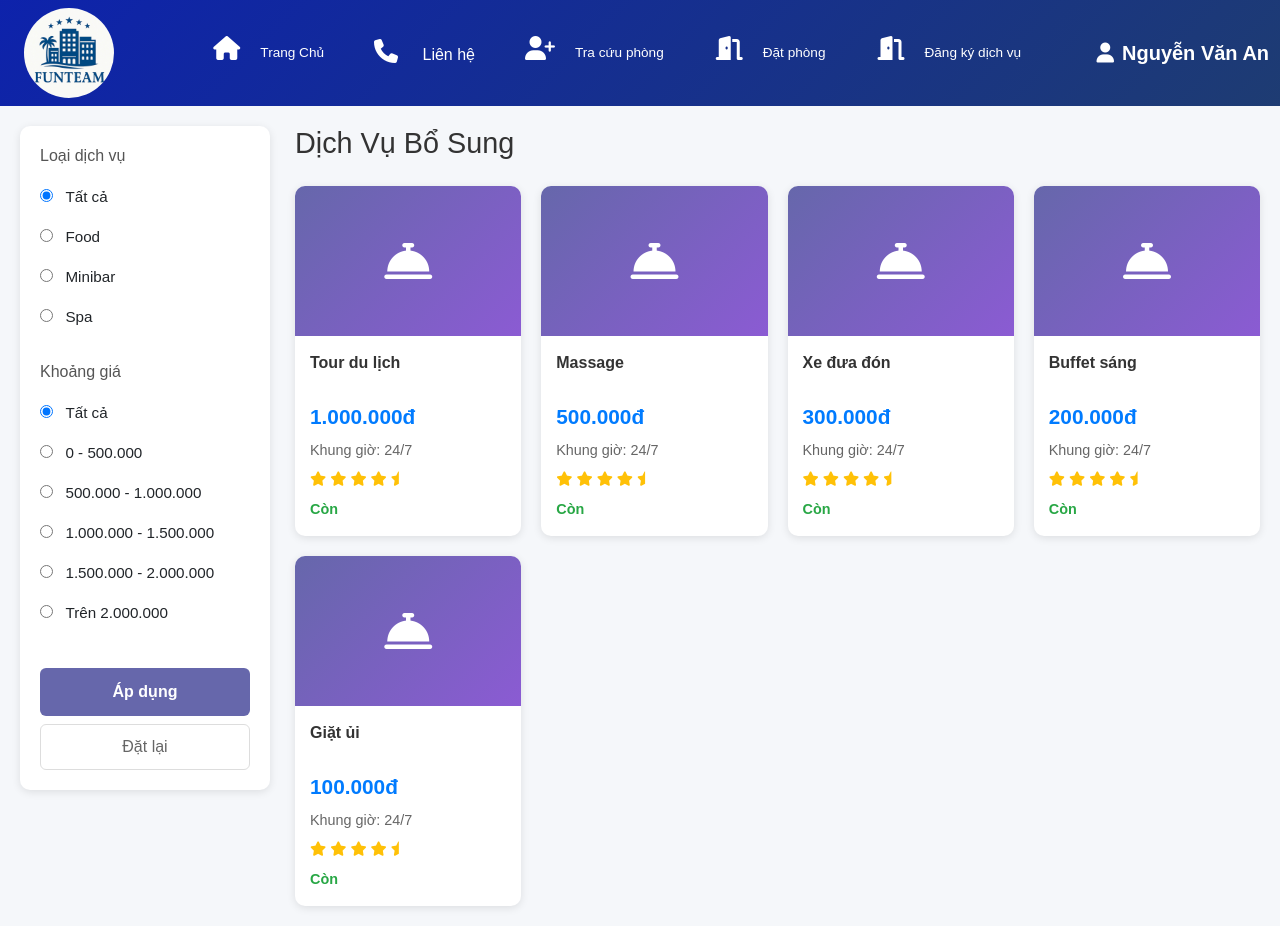
The app's page /FunTeam_CK/view/dangKyDichVuBoSung.php (signed in) with its own data.
### tables this page shows
CREATE TABLE `dichvu` (
  `maDV` varchar(20) NOT NULL,
  `tenDV` varchar(100) default NULL,
  `loaiDV` varchar(100) default NULL,
  `donGia` decimal(10,2) default NULL,
  `trangThai` varchar(50) default 'HoatDong',
  `moTa` varchar(200) default NULL,
  `rating` int(11) default '5',
  `soLuongConLai` int(11) default '100',
  PRIMARY KEY  (`maDV`)
);

### FunTeam_CK/model/clsDichVu.php (called while the page is built, shortened)
<?php
require_once("clsconnect.php");
class clsDichVu extends clsKetNoi {
    public $conn;
    public function __construct() {
        $db = new clsKetNoi();
        $this->conn = $db->moketnoi();
    }
    public function layDanhSachDichVu($loaiDV = null, $giaMin = null, $giaMax = null) {
        $sql = "SELECT
                    d.maDV,
                    d.tenDV,
                    d.loaiDV,
                    d.donGia,
                    d.rating,
                    d.trangThai,
                    d.moTa,
                    d.soLuongConLai as soLuongKhaDung
                FROM dichvu d
                WHERE 1=1";
        $sql .= " ORDER BY
                    (d.soLuongConLai > 0) DESC,
                    d.rating DESC,
                    d.donGia DESC";
        $result = $this->conn->query($sql);
        $danhSach = array();
        if ($result && $result->num_rows > 0) {
            while($row = $result->fetch_assoc()) {
                $row['trangThaiThucTe'] = ($row['soLuongKhaDung'] > 0) ? 'Còn' : 'Hết';
                $row['avgRating'] = $row['rating'];
                $danhSach[] = $row;
            }
        }
        return $danhSach;
    }
}
?>

### FunTeam_CK/model/clsconnect.php (called while the page is built, shortened)
<?php
class clsKetNoi{
    public function moketnoi() {
        $this->conn = new mysqli("localhost", "root", "", "quanlykhachsan");
        $this->conn->set_charset("utf8");
        $this->conn->query("SET NAMES 'utf8mb4'");
        $this->conn->query("SET CHARACTER SET utf8mb4");
        $this->conn->query("SET character_set_connection = utf8mb4");
        return $this->conn;
    }
}
?>

### FunTeam_CK/view/dangKyDichVuBoSung.php (the view, shortened to what this page needs)
<?php
require_once("../model/clsDichVu.php");
$model = new clsDichVu();
$loaiDV = isset($_GET['loaiDV']) ? $_GET['loaiDV'] : '';
$khoangGia = isset($_GET['khoangGia']) ? $_GET['khoangGia'] : '';
$giaMin = null;
$giaMax = null;
$danhSachDichVu = $model->layDanhSachDichVu($loaiDV, $giaMin, $giaMax);
?>
<!DOCTYPE html>
<html lang="vi">
<head>
    <link rel="stylesheet" href="../BOOTSTRAP/bootstrap-5.3.3-dist/bootstrap-5.3.3-dist/css/bootstrap.min.css">
    <link rel="stylesheet" href="https://cdnjs.cloudflare.com/ajax/libs/font-awesome/6.4.0/css/all.min.css">
</head>
<body>
    <div id="header">
        <?php include('../layout/header_kh.php'); ?>
    </div>
    <div class="container">
        <div class="sidebar">
            <form method="GET" action="dangKyDichVuBoSung.php">
                <div class="filter-section">
                    <h4>Loại dịch vụ</h4>
                    <div class="filter-option">
                        <input type="radio" name="loaiDV" value="" id="all" <?php echo $loaiDV === '' ? 'checked' : ''; ?>>
                        <label for="all">Tất cả</label>
                    </div>
                    <div class="filter-option">
                        <input type="radio" name="loaiDV" value="Food" id="food" <?php echo $loaiDV === 'Food' ? 'checked' : ''; ?>>
                        <label for="food">Food</label>
                    </div>
                    <div class="filter-option">
                        <input type="radio" name="loaiDV" value="Minibar" id="minibar" <?php echo $loaiDV === 'Minibar' ? 'checked' : ''; ?>>
                        <label for="minibar">Minibar</label>
                    </div>
                    <div class="filter-option">
                        <input type="radio" name="loaiDV" value="Spa" id="spa" <?php echo $loaiDV === 'Spa' ? 'checked' : ''; ?>>
                        <label for="spa">Spa</label>
                    </div>
                </div>
                <div class="filter-section">
                    <h4>Khoảng giá</h4>
                    <div class="filter-option">
                        <input type="radio" name="khoangGia" value="" id="price_all" <?php echo $khoangGia === '' ? 'checked' : ''; ?>>
                        <label for="price_all">Tất cả</label>
                    </div>
                    <div class="filter-option">
                        <input type="radio" name="khoangGia" value="0-500000" id="price1" <?php echo $khoangGia === '0-500000' ? 'checked' : ''; ?>>
                        <label for="price1">0 - 500.000</label>
                    </div>
                    <div class="filter-option">
                        <input type="radio" name="khoangGia" value="500000-1000000" id="price2" <?php echo $khoangGia === '500000-1000000' ? 'checked' : ''; ?>>
                        <label for="price2">500.000 - 1.000.000</label>
                    </div>
                    <div class="filter-option">
                        <input type="radio" name="khoangGia" value="1000000-1500000" id="price3" <?php echo $khoangGia === '1000000-1500000' ? 'checked' : ''; ?>>
                        <label for="price3">1.000.000 - 1.500.000</label>
                    </div>
                    <div class="filter-option">
                        <input type="radio" name="khoangGia" value="1500000-2000000" id="price4" <?php echo $khoangGia === '1500000-2000000' ? 'checked' : ''; ?>>
                        <label for="price4">1.500.000 - 2.000.000</label>
                    </div>
                    <div class="filter-option">
                        <input type="radio" name="khoangGia" value="2000000-9999999" id="price5" <?php echo $khoangGia === '2000000-9999999' ? 'checked' : ''; ?>>
                        <label for="price5">Trên 2.000.000</label>
                    </div>
                </div>
                <button type="submit" class="btn-apply">Áp dụng</button>
                <button type="button" class="btn-reset" onclick="window.location.href='dangKyDichVuBoSung.php'">Đặt lại</button>
            </form>
        </div>
        <div class="main-content">
            <h1 class="page-title">Dịch Vụ Bổ Sung</h1>
            <?php if (count($danhSachDichVu) > 0): ?>
                <div class="services-grid">
                    <?php foreach($danhSachDichVu as $dv):
                        $available = intval($dv['soLuongKhaDung']);
                    ?>
                        <div class="service-card" onclick="window.location.href='chiTietDichVu.php?maDV=<?php echo urlencode($dv['maDV']); ?>'">
                            <div class="service-image">
                                <i class="fas fa-concierge-bell"></i>
                            </div>
                            <div class="service-body">
                                <div class="service-name"><?php echo htmlspecialchars($dv['tenDV']); ?></div>
                                <div class="service-price"><?php echo number_format($dv['donGia'], 0, ',', '.'); ?>đ</div>
                                <div class="service-time">Khung giờ: 24/7</div>
                                <div class="service-rating">
                                    <i class="fas fa-star"></i>
                                    <i class="fas fa-star"></i>
                                    <i class="fas fa-star"></i>
                                    <i class="fas fa-star"></i>
                                    <i class="fas fa-star-half"></i>
                                </div>
                                <div class="service-status <?php echo $available > 0 ? 'available' : 'out'; ?>">
                                    <?php echo $available > 0 ? "Còn" : 'Hết hàng'; ?>
                                </div>
                            </div>
                        </div>
                    <?php endforeach; ?>
                </div>
            <?php endif; ?>
        </div>
    </div>
</body>
</html>

### FunTeam_CK/view/dangKyDichVuBoSung.php (style rules this page uses)
* { margin: 0; padding: 0; box-sizing: border-box; }
body { font-family: Arial, sans-serif; background: #f5f7fa; }
#header { width: 100%; margin: 0; padding: 0; }
.container { display: flex; max-width: 1400px; margin: 20px auto; gap: 25px; padding: 0 20px; }
.sidebar { width: 250px; background: white; border-radius: 10px; padding: 20px; box-shadow: 0 2px 8px rgba(0,0,0,0.1); height: fit-content; }
.filter-section { margin-bottom: 25px; }
.filter-section h4 { font-size: 1rem; margin-bottom: 12px; color: #555; }
.filter-option { display: block; padding: 8px 0; }
.filter-option input { margin-right: 8px; }
.filter-option label { cursor: pointer; font-size: 0.95rem; }
.btn-apply { width: 100%; padding: 12px; background: #6667ab; color: white; border: none; border-radius: 6px; font-weight: 600; cursor: pointer; margin-top: 10px; }
.btn-reset { width: 100%; padding: 10px; background: white; color: #666; border: 1px solid #ddd; border-radius: 6px; cursor: pointer; margin-top: 8px; }
.main-content { flex: 1; }
.page-title { font-size: 1.8rem; margin-bottom: 25px; color: #333; }
.services-grid { display: grid; grid-template-columns: repeat(4, 1fr); gap: 20px; }
.service-card { background: white; border-radius: 10px; overflow: hidden; box-shadow: 0 2px 8px rgba(0,0,0,0.1); transition: transform 0.2s; cursor: pointer; }
.service-image { width: 100%; height: 150px; background: linear-gradient(135deg, #6667ab, #8b5bd3); display: flex; align-items: center; justify-content: center; color: white; font-size: 3rem; }
.service-body { padding: 15px; }
.service-name { font-size: 1rem; font-weight: 600; margin-bottom: 10px; color: #333; min-height: 40px; }
.service-price { font-size: 1.3rem; font-weight: 700; color: #007bff; margin-bottom: 8px; }
.service-time { font-size: 0.9rem; color: #666; margin-bottom: 8px; }
.service-rating { color: #ffc107; margin-bottom: 8px; font-size: 0.9rem; }
.service-status { font-size: 0.9rem; font-weight: 600; }
.service-status.available { color: #28a745; }

### records on screen
dichvu: tenDV "Tour du lịch", donGia "1.000.000", soLuongConLai "Còn"
dichvu: tenDV "Massage", donGia "500.000", soLuongConLai "Còn"
dichvu: tenDV "Xe đưa đón", donGia "300.000", soLuongConLai "Còn"
dichvu: tenDV "Buffet sáng", donGia "200.000", soLuongConLai "Còn"
dichvu: tenDV "Giặt ủi", donGia "100.000", soLuongConLai "Còn"

### other values on screen
$username "Nguyễn Văn An"
